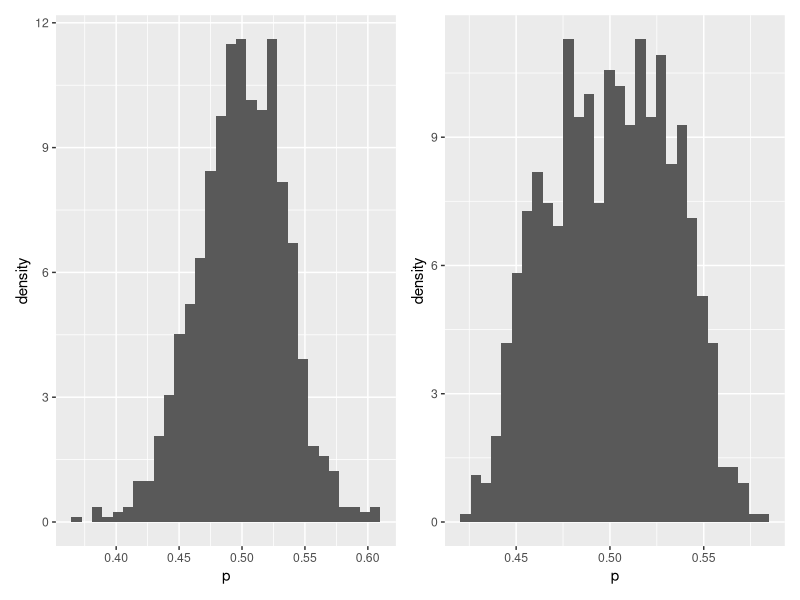
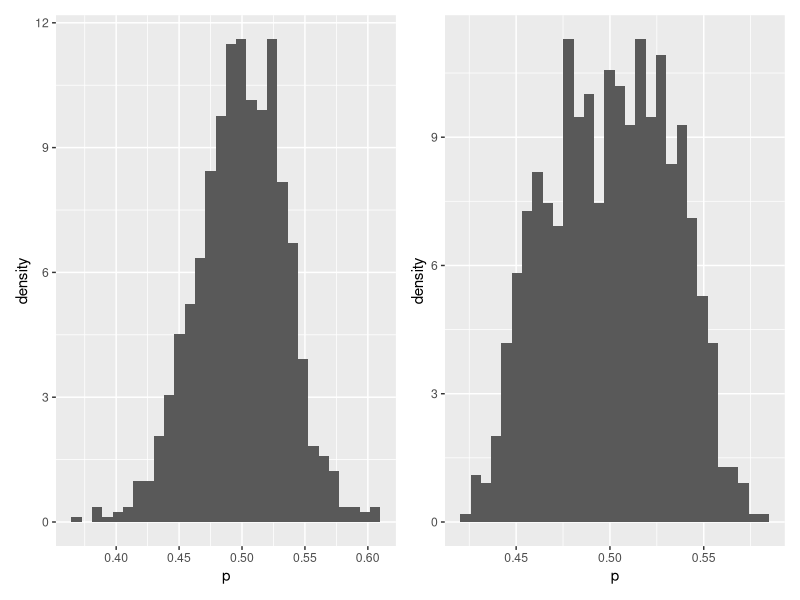
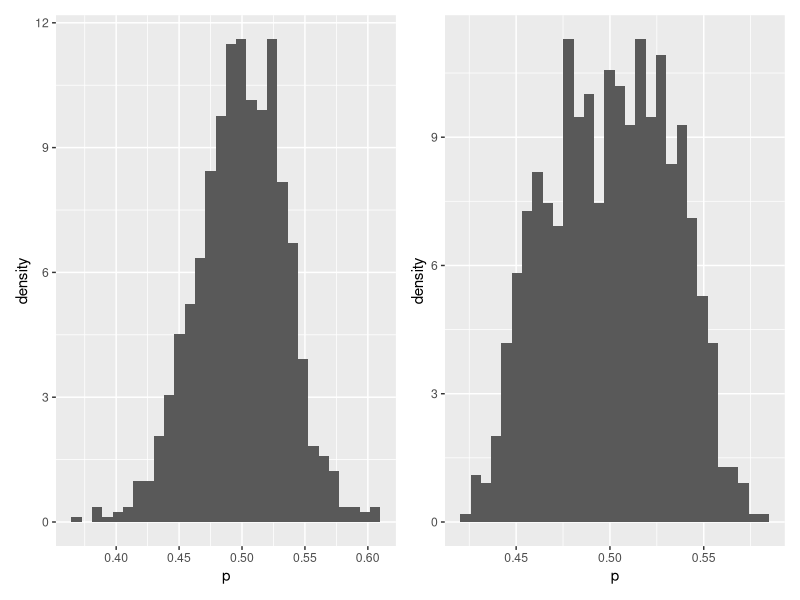
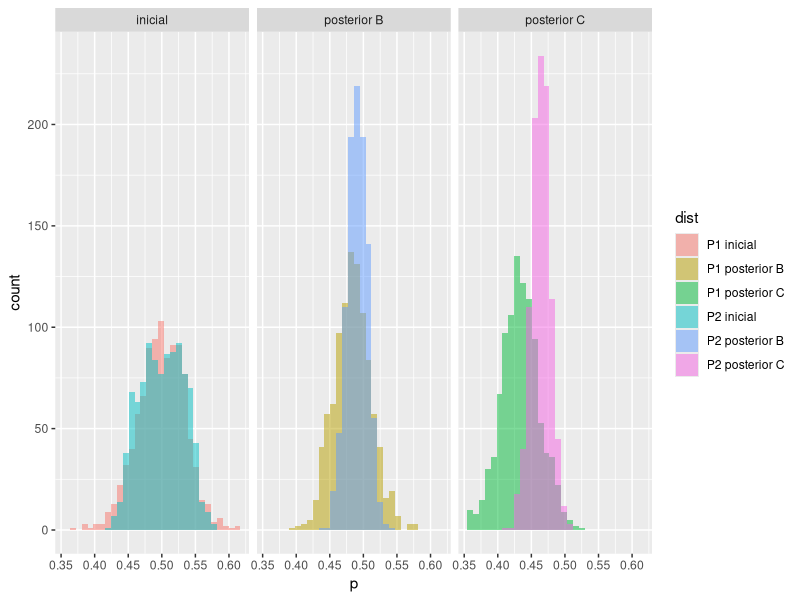
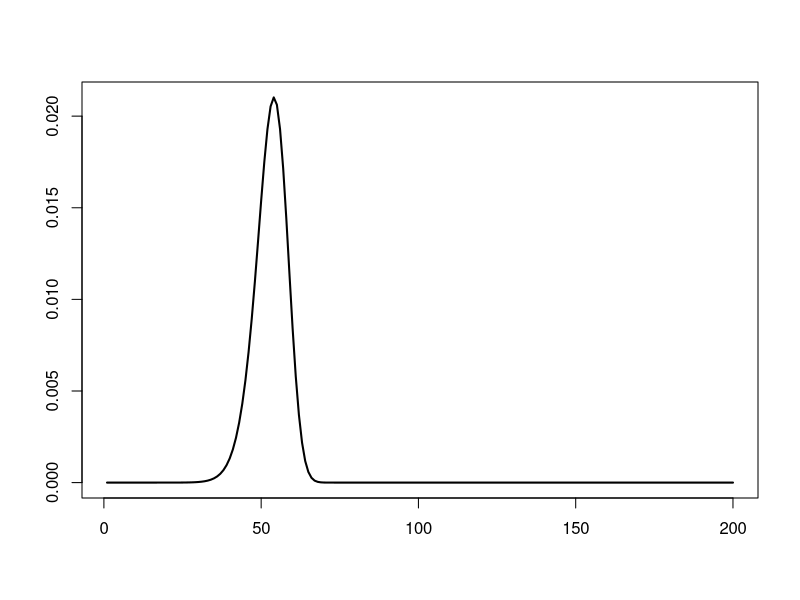
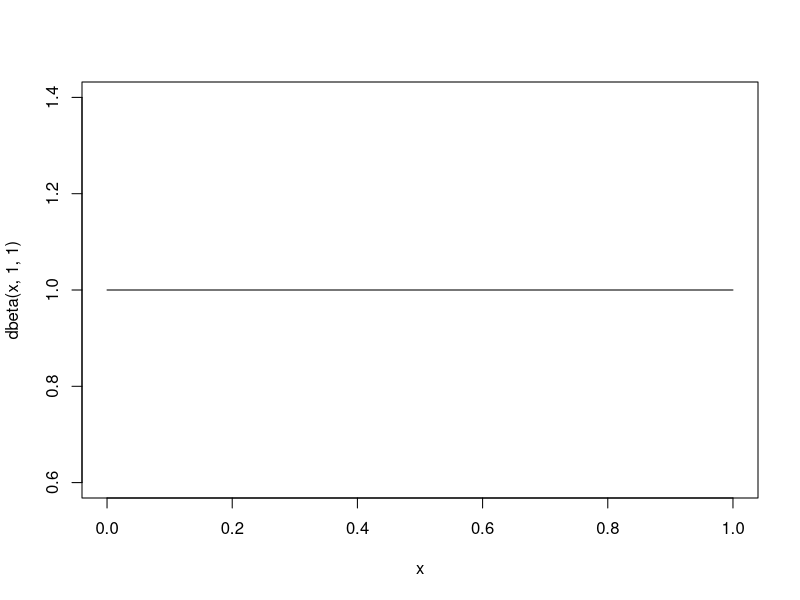
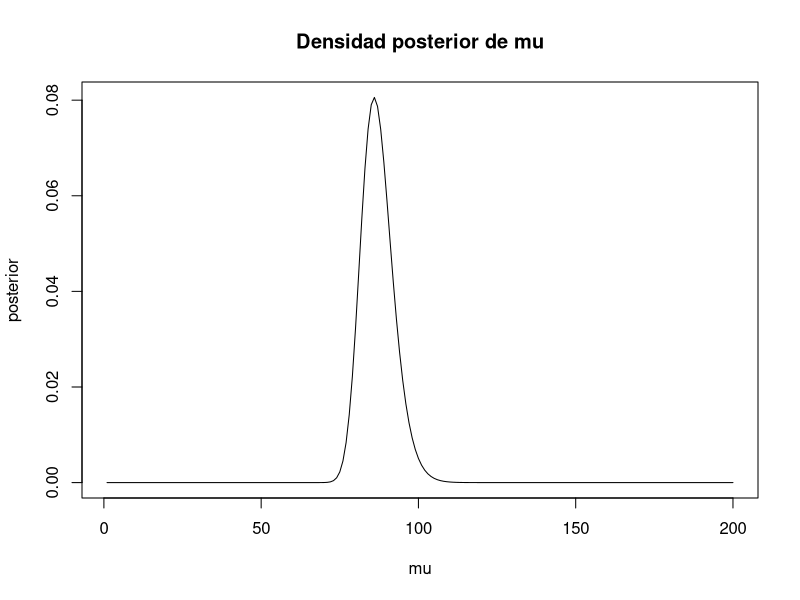

Generate these figures, in order, with R:
## ---- chunk 1
library(ggplot2)
library(tidyverse)
library(patchwork)
## ---- chunk 2
miu = c(20,30,40,50,60,70)

g_miu = c(0.1, 0.15, 0.25, 1, 0.25, 0.15, 0.1)
## ---- chunk 3
#semilla
set.seed(12345)
#Parámetros
alpha_1_ini = 100
beta_1_ini = 100
###
alpha_21_ini = 500
beta_21_ini = 500
alpha_22_ini = 1
beta_22_ini = 1

#Simulación de P1 y P2 inicial
P1_inicial <-tibble (p = rbeta(1000, alpha_1_ini, beta_1_ini))
P2_inicial <-tibble (p =0.9*rbeta(1000, alpha_21_ini, beta_21_ini)+0.1*rbeta(1000, alpha_22_ini, beta_22_ini))
# Comprobamos que al menos el 90% esté en el intervalo [0.44, 0.56]
print(sum(P1_inicial>=0.44 & P1_inicial<=0.56) / 1000)
print(sum(P2_inicial>=0.44 & P2_inicial<=0.56) / 1000)
quantile(P1_inicial$p , c(0.05,0.95))
quantile(P2_inicial$p , c(0.05,0.95))
## ---- chunk 4
g1 <- ggplot(P1_inicial) + 
  geom_histogram(aes(x = p, y = ..density..), bins = 30)
g2 <- ggplot(P2_inicial) + 
  geom_histogram(aes(x = p, y = ..density..), bins = 30)
g1+g2
## ---- chunk 5
n = 100 # en 100 lanzamientos
x_B = 45  # se obtienen 45 éxitos
# Nuevos parámetros
alpha_1_posB = alpha_1_ini + x_B
beta_1_posB = beta_1_ini + n - x_B

alpha_21_posB = alpha_21_ini + x_B
beta_21_posB = beta_21_ini + n - x_B
alpha_22_posB = alpha_22_ini + x_B
beta_22_posB = beta_22_ini + n - x_B
## ---- chunk 6
P1_posB <-tibble (p = rbeta(1000, alpha_1_posB, beta_1_posB))
P2_posB <-tibble (p =0.9*rbeta(1000, alpha_21_posB, beta_21_posB)+0.1*rbeta(1000, alpha_22_posB, beta_22_posB))

g3 <- ggplot(P1_posB) + 
  geom_histogram(aes(x = p, y = ..density..), bins = 30)
g4 <- ggplot(P2_posB) + 
  geom_histogram(aes(x = p, y = ..density..), bins = 30)
g1+g2

## ---- chunk 7
quantile(P1_posB$p , c(0.05,0.95))
quantile(P2_posB$p , c(0.05,0.95))
## ---- chunk 8
n = 100 # en 100 lanzamientos
x_C = 30  # se obtienen 45 éxitos
# Nuevos parámetros
alpha_1_posC = alpha_1_ini + x_C
beta_1_posC = beta_1_ini + n - x_C

alpha_21_posC = alpha_21_ini + x_C
beta_21_posC = beta_21_ini + n - x_C
alpha_22_posC = alpha_22_ini + x_C
beta_22_posC = beta_22_ini + n - x_C
## ---- chunk 9
P1_posC <-tibble (p = rbeta(1000, alpha_1_posC, beta_1_posC))
P2_posC <-tibble (p =0.9*rbeta(1000, alpha_21_posC, beta_21_posC)+0.1*rbeta(1000, alpha_22_posC, beta_22_posC))

g3 <- ggplot(P1_posC) + 
  geom_histogram(aes(x = p, y = ..density..), bins = 30)
g4 <- ggplot(P2_posC) + 
  geom_histogram(aes(x = p, y = ..density..), bins = 30)
g1+g2

## ---- chunk 10
quantile(P1_posC$p , c(0.05,0.95))
quantile(P2_posC$p , c(0.05,0.95))
## ---- chunk 11
P1_inicial <- P1_inicial %>% mutate(dist = "P1 inicial", t = "inicial")
P1_posB <- P1_posB %>% mutate(dist = "P1 posterior B", t = "posterior B")
P1_posC <- P1_posC %>% mutate(dist = "P1 posterior C", t = "posterior C")

P2_inicial <- P2_inicial %>% mutate(dist = "P2 inicial", t = "inicial")
P2_posB <- P2_posB %>% mutate(dist = "P2 posterior B", t = "posterior B")
P2_posC <- P2_posC %>% mutate(dist = "P2 posterior C", t = "posterior C")

sims <- bind_rows(P1_inicial, P1_posB, P1_posC, P2_inicial, P2_posB, P2_posC)

g5 <- ggplot(sims, aes(x = p, fill = dist)) +
  geom_histogram(aes(x = p), bins = 30, alpha = 0.5, position = "identity")
g5 + facet_wrap(~t)
## ---- chunk 12
#Parámetros
s <- 17
f <- 1
y <- 70
sigma <- 10
mu <- seq(1,200,1)

# Creamos la CDF o Phi
Phi <- pnorm(y, mu, sigma, log = FALSE)

#Hacemos la verosimilitud
likelihood <- Phi^s*(1-Phi)^f
#likelihood <- s*log(Phi) + f*log(1-Phi)

plot(mu,likelihood, type = 'l', lwd = 2, xlab = "", ylab = "")
## ---- chunk 13
max(likelihood)
Phi_mu <- pnorm(y, 54, sigma, log = FALSE)
#s*log(Phi_mu) + f*log(1-Phi_mu)
Phi_mu^s*(1-Phi_mu)^f

## ---- chunk 14
#define range
x = seq(0, 1, length=200)

#create plot of Beta distribution with shape parameters 2 and 10
plot(x, dbeta(x, 1, 1), type='l')
## ---- chunk 15
#Parámetros
s <- 1
f <- 17

likelihood <- Phi^s*(1-Phi)^f
prior <- dbeta(x,1 ,1)
posterior <- prior*likelihood/sum(prior*likelihood)
plot(mu, posterior, type = 'l', ylab = "posterior", main = "Densidad posterior de mu")
## ---- chunk 16
sum(mu * posterior)
## ---- chunk 17
sum(posterior[80:200])
## ---- chunk 18
Machos = c(120, 107, 110, 116, 114, 111, 113, 117, 114, 112)
Hembras = c(110, 111, 107, 108, 110, 105, 107, 106, 111, 111)
## ---- chunk 19
insectos = c(2,5,0,2,3,1,3,4,3,0,3,
             2,1,1,0,6,0,0,3,0,1,1,
             5,0,1,2,0,0,2,1,1,1,0)
